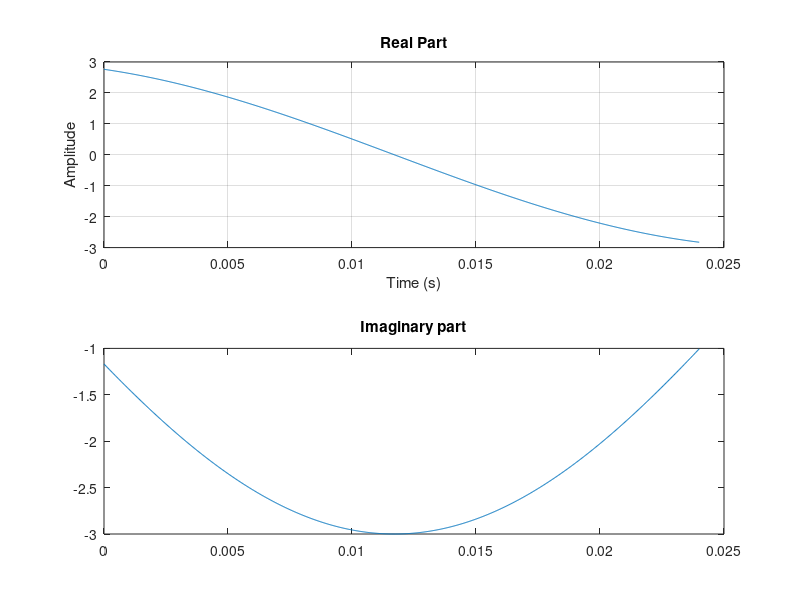

The MATLAB source for this figure:
%Task- 10
clear all
clc
%Part-a
t = linspace(0,3/125,1000);
A=3;
phi = -0.4;
w = 2*phi*125;
x_t = A*exp(i*(w*t+phi));
subplot(2,1,1)
plot(t, real(x_t));
title('Real Part')
xlabel('Time (s)')
ylabel('Amplitude')
grid 
subplot(2,1,2)
plot(t, imag(x_t));
title('Imaginary part')
